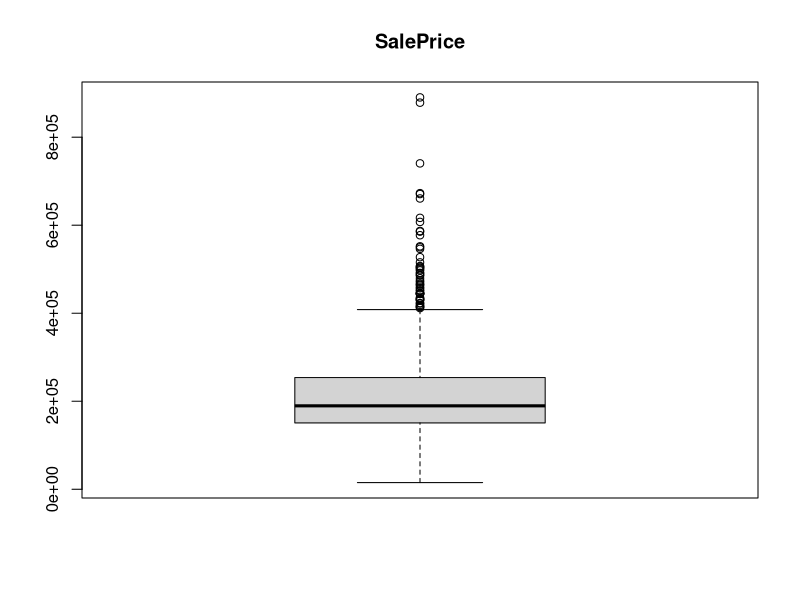
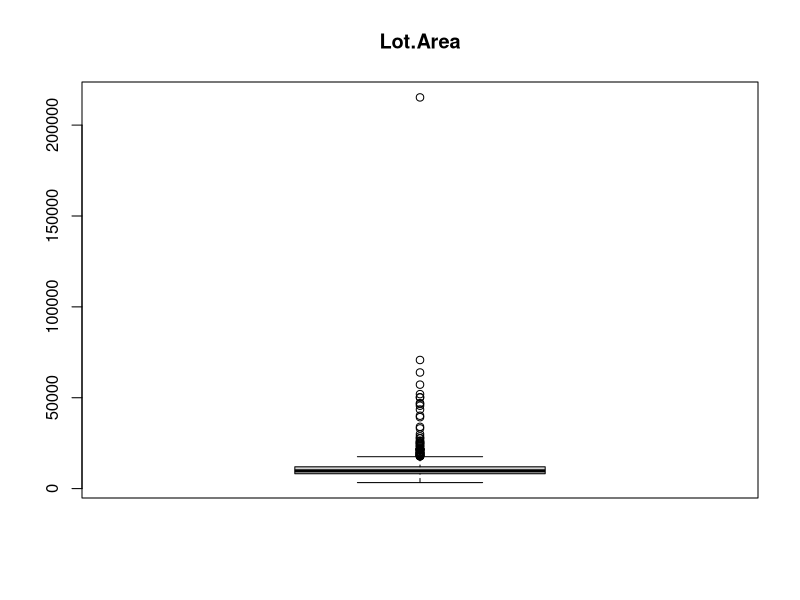
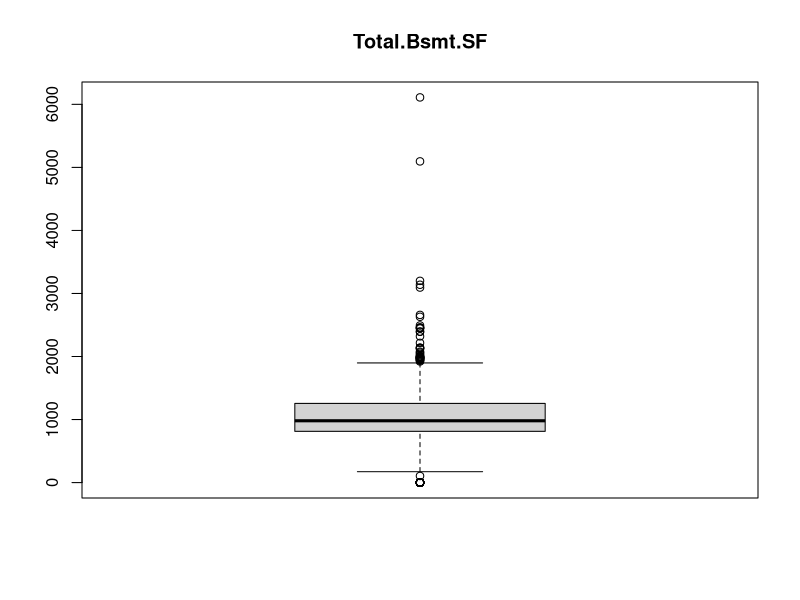
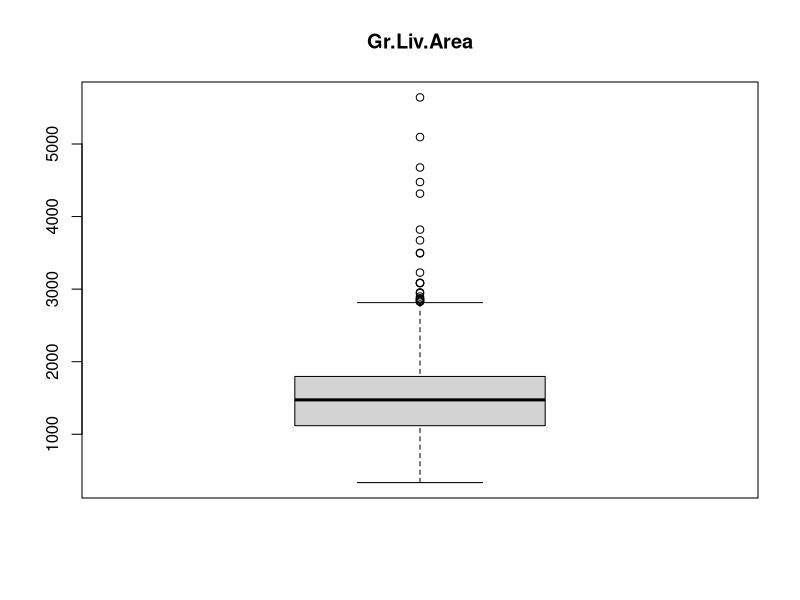
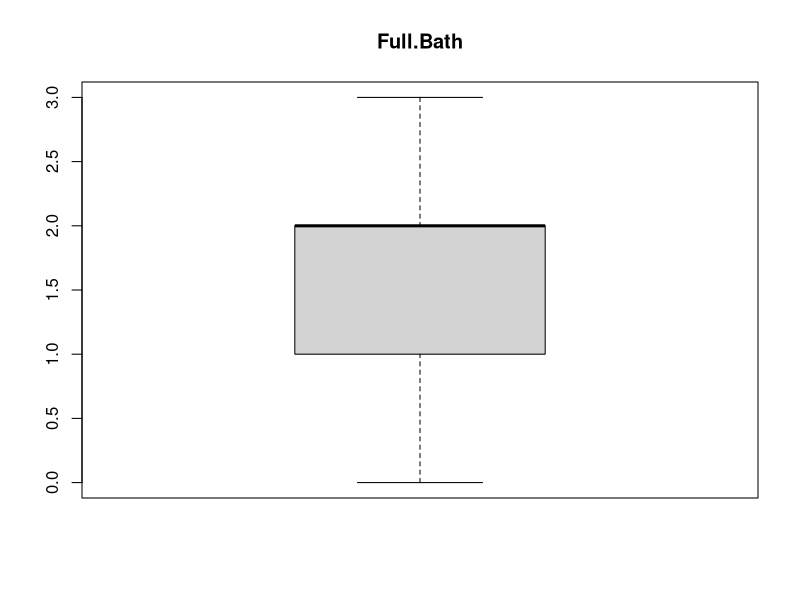
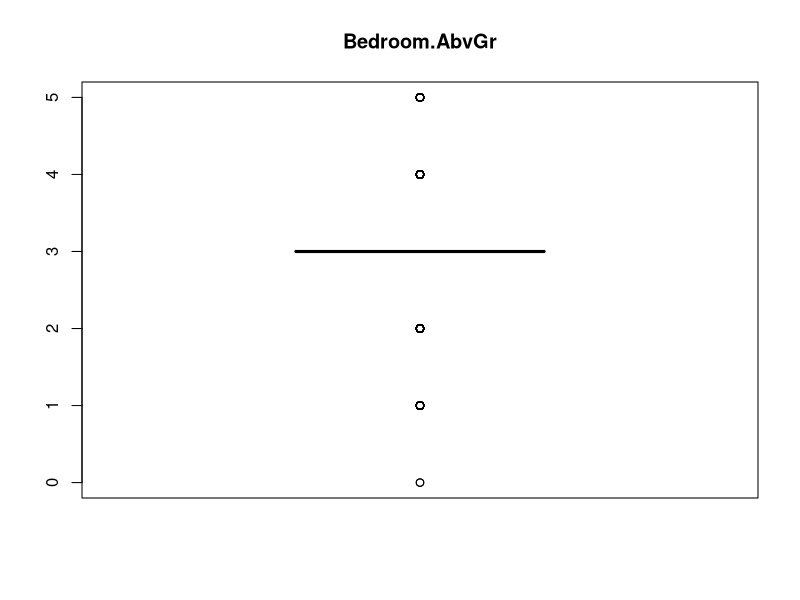
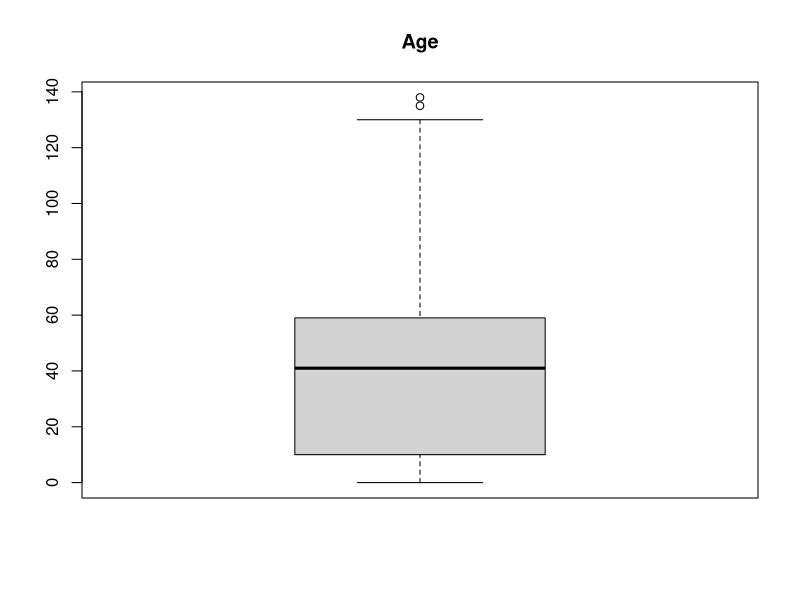
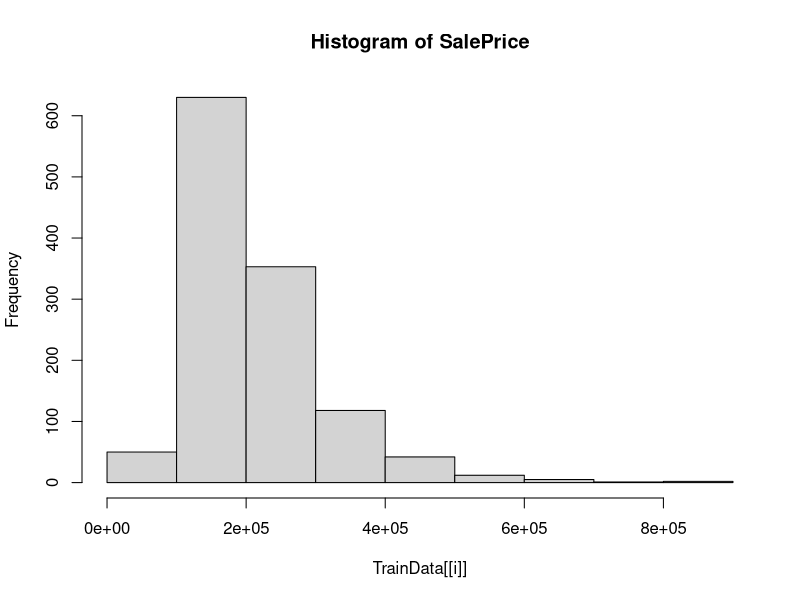

Source code (R) for these figures, in order:
## ---- chunk 1

AllData <- read.table("GradedHW1-All-Data.csv",header=T,sep=",",
                      stringsAsFactors = F,na.strings="")

AllData <- AllData[AllData$Bldg.Type=="1Fam",]

RPerm <- sample(nrow(AllData))
AllData <- AllData[RPerm,]

TrainInd <- ceiling(nrow(AllData)/2)
ValInd <- ceiling((nrow(AllData)-TrainInd)/2)+TrainInd

TrainData <- AllData[1:TrainInd,]
ValData <- AllData[(TrainInd+1):ValInd,]
TestData <- AllData[(ValInd+1):nrow(AllData),]
## ---- chunk 2
is.integer(AllData)
is.double(AllData)
typeof(AllData)
is.list(AllData)
class(AllData)
is.data.frame(AllData)
is.matrix(AllData)
## ---- chunk 3
nrow(TrainData)
nrow(ValData)
nrow(TestData)
## ---- chunk 4
TrainData <- read.table("GradedHW1-Train-Data.csv",header=T,sep=",",
                        stringsAsFactors = F,na.strings = "")
ValData <- read.table("GradedHW1-Validation-Data.csv",header=T,sep=",",
                      stringsAsFactors = F,na.strings = "")
TestData <- read.table("GradedHW1-Test-Data.csv",header=T,sep=",",
                      stringsAsFactors = F,na.strings = "")
## ---- chunk 5
VarsWanted <- c("SalePrice","Lot.Area","Total.Bsmt.SF","Gr.Liv.Area",
                "Full.Bath","Bedroom.AbvGr","Year.Built")

TrainData <- TrainData[,VarsWanted]
ValData <- ValData[,VarsWanted]
TestData <- TestData[,VarsWanted]

TrainData$Age <- 2010 - TrainData$Year.Built
ValData$Age <- 2010 - ValData$Year.Built
TestData$Age <- 2010 - TestData$Year.Built

# Get rid of Year.Build
TrainData$Year.Built <- NULL
ValData$Year.Built <- NULL
TestData$Year.Built <- NULL
## ---- chunk 6
nrow(TrainData)
nrow(ValData)
nrow(TestData)
## ---- chunk 7
cat("Types:\n\n")
sapply(TrainData,FUN=typeof)
cat("\n\nClasses:\n\n")
sapply(TrainData,FUN=class)
## ---- chunk 8
cat("Number of Missing Values in the Training data\n\n")
sapply(TrainData,FUN=function(x) {sum(is.na(x))})
cat("\n\nNumber of Missing Values in the Validation data\n\n")
sapply(ValData,FUN=function(x) {sum(is.na(x))})
cat("\n\nNumber of Missing Values in the Test data\n\n")
sapply(TestData,FUN=function(x) {sum(is.na(x))})
## ---- chunk 9
sapply(TrainData,FUN=summary)
## ---- chunk 10
for(i in 1:length(TrainData)) {
  boxplot(TrainData[[i]])
  title(names(TrainData)[i])
}
## ---- chunk 11
for(i in 1:length(TrainData)) {
  hist(TrainData[[i]],main=paste("Histogram of",names(TrainData)[i]))
}
## ---- chunk 12
par(pty="s")
for(i in 1:length(TrainData)) {
  qqnorm(TrainData[[i]],main=paste("Normal Probability Plot  of",names(TrainData)[i]),pty="s")
}
## ---- chunk 13
TrainData$Log.SalePrice <- log(TrainData$SalePrice)
TrainData$Log.Lot.Area <- log(TrainData$Lot.Area)
# FixZero <- min(TrainData$Total.Bsmt.SF[TrainData$Total.Bsmt.SF>0])/3
# TrainData$Log.Total.Bsmt.SF <- log(TrainData$Total.Bsmt.SF+FixZero)
TrainData$Sqrt.Total.Bsmt.SF <- sqrt( TrainData$Total.Bsmt.SF)
TrainData$Log.Gr.Liv.Area <- log(TrainData$Gr.Liv.Area)
TrainData$Log.Age <- log(TrainData$Age+1)
TrainData$Sqrt.Age <- sqrt(TrainData$Age)

whVars <- c("Log.SalePrice","Log.Lot.Area","Sqrt.Total.Bsmt.SF",
            "Log.Gr.Liv.Area","Sqrt.Age")
par(pty="s")
for(VarName in whVars) {
  qqnorm(TrainData[[VarName]],
         main=paste("Normal Probability Plot of",VarName))
}
## ---- chunk 14
ValSumTab <- data.frame(Bestk=rep(NA,4),RawRtMSE=rep(NA,4),TransRtMSE=rep(NA,4))
rownames(ValSumTab) <- c("Raw","RawStnd","Trans","TransStnd")

TestSumTab <- ValSumTab
## ---- chunk 15

library("FNN")

whVars <- c("Lot.Area","Total.Bsmt.SF","Gr.Liv.Area","Full.Bath",
            "Bedroom.AbvGr","Age")

KnnTrainDF <- TrainData[,whVars,drop=F]
whTrainComplete <- complete.cases(cbind(KnnTrainDF,TrainData$SalePrice))
KnnTrainDF <- KnnTrainDF[whTrainComplete,]

KnnValDF <- ValData[,whVars,drop=F]
whValComplete <- complete.cases(cbind(KnnValDF,ValData$SalePrice)) 
KnnValDF <- KnnValDF[whValComplete,]

KnnTestDF <- TestData[,whVars,drop=F]
whTestComplete <- complete.cases(cbind(KnnTestDF,TestData$SalePrice)) 
KnnTestDF <- KnnTestDF[whValComplete,]

y <- TrainData$SalePrice[whTrainComplete]
y.Val <- ValData$SalePrice[whValComplete]

RtMSE <- rep(NA,40)
for(i in 1:40) {
  out <- knn.reg(train=KnnTrainDF,test=KnnValDF,y=y,k=i)
  RtMSE[i] <- sqrt(mean((out$pred-y.Val)^2))
}

# Make a plot and save the best values.

Bestk <- which.min(RtMSE)
ValSumTab["Raw","Bestk"]<- Bestk
ValSumTab["Raw","RawRtMSE"] <- RtMSE[Bestk]

plot(RtMSE)
title(paste("Raw Variables without Standardization: Root MSE vs k\nBest k = ",Bestk,"; Root MSE = ",round(RtMSE[Bestk],4),sep=""))
abline(v=Bestk)

out <- knn.reg(train=KnnTrainDF,test=KnnValDF,y=y,k=Bestk)
ValSumTab["Raw","TransRtMSE"] <- sqrt(mean((log(out$pred)-log(y.Val))^2))

# Calculations for the test data

KnnTestDF <- TestData[,whVars,drop=F]
whTestComplete <- complete.cases(cbind(KnnTestDF,TestData$SalePrice)) 
KnnTestDF <- KnnTestDF[whTestComplete,]

y.Test <- TestData$SalePrice[whTestComplete]

out <- knn.reg(train=KnnTrainDF,test=KnnTestDF,y=y,k=Bestk)
TestSumTab["Raw","Bestk"] <- Bestk
TestSumTab["Raw","RawRtMSE"] <- sqrt(mean((out$pred-y.Test)^2))
TestSumTab["Raw","TransRtMSE"] <- sqrt(mean((log(out$pred)-log(y.Test))^2))

## ---- chunk 16
cat("k=1, RtMSE =",round(RtMSE[1],2),"\n")
cat("k=20, RtMSE =",round(RtMSE[20],2),"\n")
## ---- chunk 17
cat("The best k = ",Bestk,"; best validation Root MSE = ",round(RtMSE[Bestk],2),"; test Root MSE = ",TestSumTab["Raw","RawRtMSE"],"\n")
## ---- chunk 18
TestSumTab['Raw',]
## ---- chunk 19
# Make new data frames for standardized variables by copying unstandardized data frames
StndKnnTrainDF <- KnnTrainDF
StndKnnValDF <- KnnValDF
StndKnnTestDF <- KnnTestDF
# Overwrite each variable with the standardized variable. Use that mean and sd from the
# Training data to standardize the validation and test data.
for(i in 1:length(KnnTrainDF)) {
  TrainMean <- mean(KnnTrainDF[[i]])
  TrainSD <- sd(KnnTrainDF[[i]])
  StndKnnTrainDF[,names(KnnTrainDF)[i]] <- (KnnTrainDF[[i]]-TrainMean)/TrainSD
  StndKnnValDF[,names(KnnTrainDF)[i]] <- (KnnValDF[[i]]-TrainMean)/TrainSD
  StndKnnTestDF[,names(KnnTrainDF)[i]] <- (KnnTestDF[[i]]-TrainMean)/TrainSD
}
# Check that the column means and sds are for the training data are exactly 0 and 1
cat("StndKnnTrainDF\n")
apply(StndKnnTrainDF,2,mean)
apply(StndKnnTrainDF,2,sd)
# For the validation and test data, the means and sds should not be too far from 0 and 1
cat("\nStndKnnValDF\n")
apply(StndKnnValDF,2,mean)
apply(StndKnnValDF,2,sd)
cat("\nStndKnnTestDF\n")
apply(StndKnnTestDF,2,mean)
apply(StndKnnTestDF,2,sd)
## ---- chunk 20

# Note: In the code below, y and y.val were defined in the main code block
# for Question 3

RtMSE <- rep(NA,40)
for(i in 1:40) {
  out <- knn.reg(train=StndKnnTrainDF,test=StndKnnValDF,y=y,k=i)
  RtMSE[i] <- sqrt(mean((out$pred-y.Val)^2))
}

Bestk <- which.min(RtMSE)
ValSumTab["RawStnd","Bestk"] <- Bestk
ValSumTab["RawStnd","RawRtMSE"] <- RtMSE[Bestk]

plot(RtMSE)
title(paste("Raw Variables Standardized: Root MSE vs k\nBest k = ",Bestk,"; Root MSE = ",round(RtMSE[Bestk],4),sep=""))
abline(v=Bestk)

out <- knn.reg(train=StndKnnTrainDF,test=StndKnnValDF,y=y,k=Bestk)
ValSumTab["RawStnd","TransRtMSE"] <-  sqrt(mean((log(out$pred)-log(y.Val))^2))

# Calculations for the test data

#StndKnnTestDF <- data.frame(apply(KnnTestDF,2,FUN=fn))

out <- knn.reg(train=StndKnnTrainDF,test=StndKnnTestDF,y=y,k=Bestk)
TestSumTab["RawStnd","Bestk"] <- Bestk
TestSumTab["RawStnd","RawRtMSE"] <- sqrt(mean((out$pred-y.Test)^2))
TestSumTab["RawStnd","TransRtMSE"] <- sqrt(mean((log(out$pred)-log(y.Test))^2))

## ---- chunk 21
cat("k=1, RtMSE =",round(RtMSE[1],2),"\n")
cat("k=20, RtMSE =",round(RtMSE[20],2),"\n")
## ---- chunk 22
cat("The best k = ",Bestk,"; best validation Root MSE = ",round(RtMSE[Bestk],2),"; test root MSE = ",TestSumTab["RawStnd","RawRtMSE"],"\n")
## ---- chunk 23
TestSumTab['RawStnd',]
## ---- chunk 24

# Need to transform the validation data set

ValData$Log.Lot.Area <- log(ValData$Lot.Area)
ValData$Sqrt.Total.Bsmt.SF <- sqrt(ValData$Total.Bsmt.SF)
ValData$Log.Gr.Liv.Area <- log(ValData$Gr.Liv.Area)
ValData$Sqrt.Age <- sqrt(ValData$Age)
ValData$Log.SalePrice <- log(ValData$SalePrice)

# Now the code is essentially the same as before.

whVars <- c("Log.Lot.Area","Sqrt.Total.Bsmt.SF","Log.Gr.Liv.Area","Full.Bath",
            "Bedroom.AbvGr","Sqrt.Age")

KnnTrainDF <- TrainData[,whVars,drop=F]
whTrainComplete <- complete.cases(cbind(KnnTrainDF,TrainData$Log.SalePrice))
KnnTrainDF <- KnnTrainDF[whTrainComplete,]

KnnValDF <- ValData[,whVars,drop=F]
whValComplete <- complete.cases(cbind(KnnValDF,ValData$Log.SalePrice)) 
KnnValDF <- KnnValDF[whValComplete,]

y <- TrainData$Log.SalePrice[whTrainComplete]
y.Val <- ValData$Log.SalePrice[whValComplete]

RtMSE <- rep(NA,40)
RtMSERaw <- rep(NA,40)
for(i in 1:40) {
  out <- knn.reg(train=KnnTrainDF,test=KnnValDF,y=y,k=i)
  RtMSE[i] <- sqrt(mean((out$pred-y.Val)^2))
  RtMSERaw[i] <- sqrt(mean((exp(out$pred)-exp(y.Val))^2))
}

Bestk <- which.min(RtMSE)
ValSumTab["Trans","Bestk"] <- Bestk
ValSumTab["Trans","TransRtMSE"] <- RtMSE[Bestk]

plot(RtMSE)
title(paste("Transformed Variables without Standardization: Root MSE vs k\nBest k = ",Bestk,"; Root MSE = ",round(RtMSE[Bestk],4),sep=""))
abline(v=Bestk)

out <- knn.reg(train=KnnTrainDF,test=KnnValDF,y=y,k=Bestk)
ValSumTab["Trans","RawRtMSE"] <-  sqrt(mean((exp(out$pred)-exp(y.Val))^2))

# Calculations for the test data

# Need to transform the test data set

TestData$Log.Lot.Area <- log(TestData$Lot.Area)
TestData$Sqrt.Total.Bsmt.SF <- sqrt(TestData$Total.Bsmt.SF)
TestData$Log.Gr.Liv.Area <- log(TestData$Gr.Liv.Area)
TestData$Sqrt.Age <- sqrt(TestData$Age)
TestData$Log.SalePrice <- log(TestData$SalePrice)

KnnTestDF <- TestData[,whVars,drop=F]
whTestComplete <- complete.cases(cbind(KnnTestDF,TestData$SalePrice)) 
KnnTestDF <- KnnTestDF[whTestComplete,]

y.Test <- TestData$Log.SalePrice[whTestComplete]

out <- knn.reg(train=KnnTrainDF,test=KnnTestDF,y=y,k=Bestk)
TestSumTab["Trans","Bestk"] <- Bestk
TestSumTab["Trans","TransRtMSE"] <- sqrt(mean((out$pred-y.Test)^2))
TestSumTab["Trans","RawRtMSE"] <- sqrt(mean((exp(out$pred)-exp(y.Test))^2))
## ---- chunk 25
cat("The best k = ",Bestk,": best Root MSE = ",round(RtMSE[Bestk],2),"\n")
## ---- chunk 26
TestSumTab['Trans',]
## ---- chunk 27
# Make new data frames for standardized variables by copying unstandardized data frames
StndKnnTrainDF <- KnnTrainDF
StndKnnValDF <- KnnValDF
StndKnnTestDF <- KnnTestDF
# Overwrite each variable with the standardized variable. Use that mean and sd from the
# Training data to standardize the validation and test data.
for(i in 1:length(KnnTrainDF)) {
  TrainMean <- mean(KnnTrainDF[[i]])
  TrainSD <- sd(KnnTrainDF[[i]])
  StndKnnTrainDF[,names(KnnTrainDF)[i]] <- (KnnTrainDF[[i]]-TrainMean)/TrainSD
  StndKnnValDF[,names(KnnTrainDF)[i]] <- (KnnValDF[[i]]-TrainMean)/TrainSD
  StndKnnTestDF[,names(KnnTrainDF)[i]] <- (KnnTestDF[[i]]-TrainMean)/TrainSD
}
# Check that the column means and sds are for the training data are exactly 0 and 1
cat("StndKnnTrainDF\n")
apply(StndKnnTrainDF,2,mean)
apply(StndKnnTrainDF,2,sd)
# For the validation and test data, the means and sds should not be too far from 0 and 1
cat("\nStndKnnValDF\n")
apply(StndKnnValDF,2,mean)
apply(StndKnnValDF,2,sd)
cat("\nStndKnnTestDF\n")
apply(StndKnnTestDF,2,mean)
apply(StndKnnTestDF,2,sd)
## ---- chunk 28
RtMSE <- rep(NA,40)
RawRtMSE <- rep(NA,40)
for(i in 1:40) {
  out <- knn.reg(train=StndKnnTrainDF,test=StndKnnValDF,y=y,k=i)
  RtMSE[i] <- sqrt(mean((out$pred-y.Val)^2))
  # This is not the RtMSE you should use. I only have it here for the purposes of grading.
  RawRtMSE[i] <- sqrt(mean((exp(out$pred)-exp(y.Val))^2))
}

Bestk <- which.min(RtMSE)
ValSumTab["TransStnd","Bestk"] <- Bestk
ValSumTab["TransStnd","TransRtMSE"] <- RtMSE[Bestk]

plot(RtMSE)
title(paste("Transformed Variables Standardized: Root MSE vs k\nBest k = ",Bestk,"; Root MSE = ",round(RtMSE[Bestk],4),sep=""))
abline(v=Bestk)

out <- knn.reg(train=StndKnnTrainDF,test=StndKnnValDF,y=y,k=Bestk)
ValSumTab["TransStnd","RawRtMSE"] <-  sqrt(mean((exp(out$pred)-exp(y.Val))^2))

# Calculations for the test data

#StndKnnTestDF <- data.frame(apply(KnnTestDF,2,FUN=fn))

out <- knn.reg(train=StndKnnTrainDF,test=StndKnnTestDF,y=y,k=Bestk)
TestSumTab["TransStnd","Bestk"] <- Bestk
TestSumTab["TransStnd","TransRtMSE"] <- sqrt(mean((out$pred-y.Test)^2))
TestSumTab["TransStnd","RawRtMSE"] <- sqrt(mean((exp(out$pred)-exp(y.Test))^2))
## ---- chunk 29
cat("The best k = ",Bestk,": best Root MSE = ",round(RtMSE[Bestk],2),"\n")
## ---- chunk 30
TestSumTab['TransStnd',]
## ---- chunk 31
ValSumTab
## ---- chunk 32
TestSumTab
